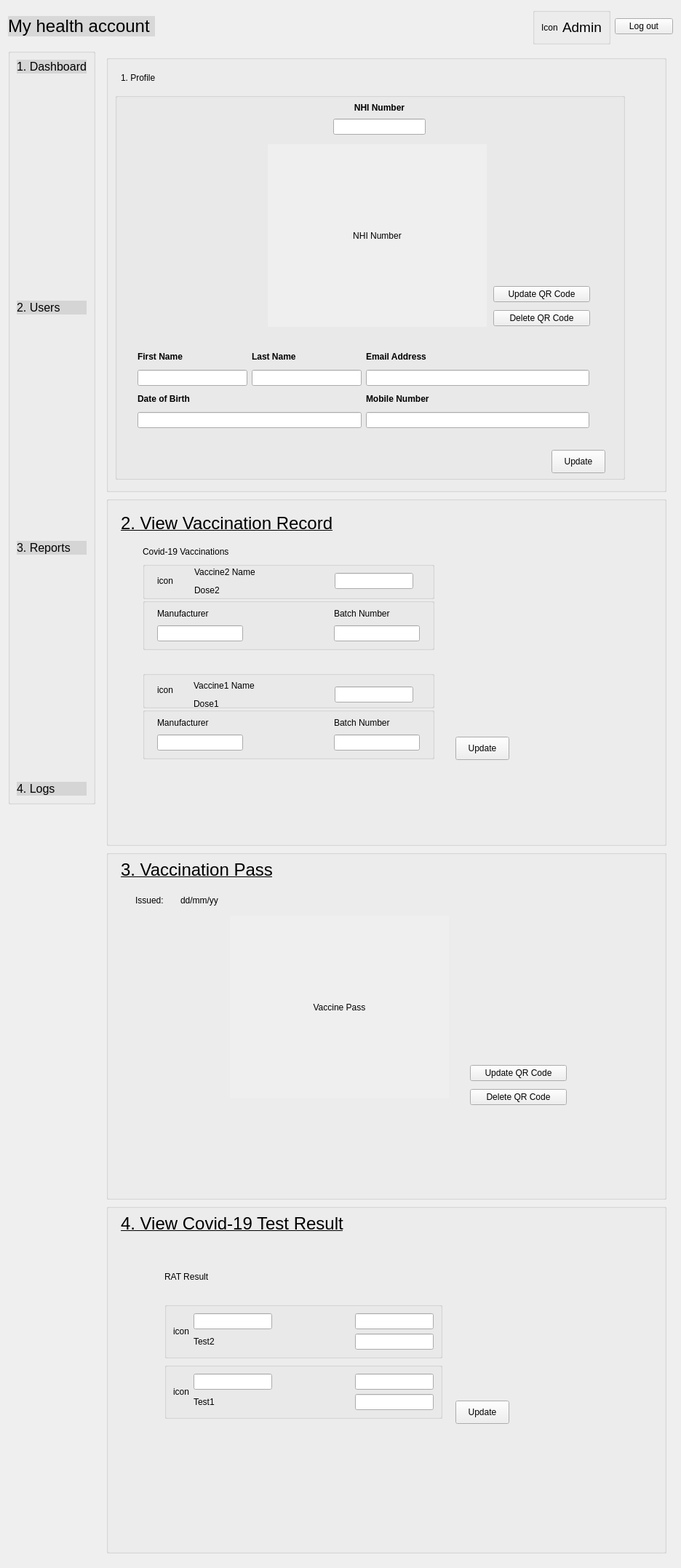
<?xml version="1.0" encoding="UTF-8"?>
<ui version="4.0">
 <class>AdminUserDetail3</class>
 <widget class="QDialog" name="AdminUserDetail3">
  <property name="geometry">
   <rect>
    <x>0</x>
    <y>0</y>
    <width>936</width>
    <height>2154</height>
   </rect>
  </property>
  <property name="windowTitle">
   <string>Dialog</string>
  </property>
  <layout class="QGridLayout" name="gridLayout">
   <item row="0" column="0" colspan="2">
    <layout class="QHBoxLayout" name="horizontalLayout_3">
     <item>
      <widget class="QPushButton" name="pushButtonMyHealthAccount">
       <property name="styleSheet">
        <string notr="true">QPushButton {
	background-color: rgb(0, 0, 0,0.1); 
	border: none; 
	color: rgb(0, 0, 0); 
	font: 24px;
	text-align: left;
} 

</string>
       </property>
       <property name="text">
        <string>My health account </string>
       </property>
      </widget>
     </item>
     <item>
      <spacer name="horizontalSpacer">
       <property name="orientation">
        <enum>Qt::Horizontal</enum>
       </property>
       <property name="sizeHint" stdset="0">
        <size>
         <width>188</width>
         <height>20</height>
        </size>
       </property>
      </spacer>
     </item>
     <item>
      <widget class="QGroupBox" name="groupBox_6">
       <property name="title">
        <string/>
       </property>
       <layout class="QHBoxLayout" name="horizontalLayout_2">
        <item>
         <layout class="QHBoxLayout" name="horizontalLayout">
          <item>
           <widget class="QLabel" name="labelIconUser">
            <property name="text">
             <string>Icon</string>
            </property>
           </widget>
          </item>
          <item>
           <widget class="QLabel" name="label_17">
            <property name="font">
             <font>
              <family>.AppleSystemUIFont</family>
              <pointsize>14</pointsize>
              <italic>false</italic>
              <bold>false</bold>
             </font>
            </property>
            <property name="styleSheet">
             <string notr="true">font: 14pt &quot;.AppleSystemUIFont&quot;;</string>
            </property>
            <property name="text">
             <string>Admin</string>
            </property>
           </widget>
          </item>
         </layout>
        </item>
       </layout>
      </widget>
     </item>
     <item>
      <widget class="QPushButton" name="pushButtonLogout">
       <property name="text">
        <string>Log out</string>
       </property>
      </widget>
     </item>
    </layout>
   </item>
   <item row="1" column="0">
    <layout class="QVBoxLayout" name="verticalLayout_2">
     <item>
      <widget class="QGroupBox" name="groupBox_2">
       <property name="title">
        <string/>
       </property>
       <layout class="QVBoxLayout" name="verticalLayout">
        <item>
         <widget class="QPushButton" name="pushButtonDashboard">
          <property name="styleSheet">
           <string notr="true">QPushButton {
	background-color: rgb(0, 0, 0,0.1); 
	border: none; 
	color: rgb(0, 0, 0); 
	font: 16px;
	text-align: left;
} 

QPushButton:hover { 
	background-color: rgb(0, 0, 0, 0.1); 
	border: none; 
	color: rgb(0, 43, 255); 
}
</string>
          </property>
          <property name="text">
           <string>1. Dashboard</string>
          </property>
         </widget>
        </item>
        <item>
         <spacer name="verticalSpacer_4">
          <property name="orientation">
           <enum>Qt::Vertical</enum>
          </property>
          <property name="sizeHint" stdset="0">
           <size>
            <width>20</width>
            <height>13</height>
           </size>
          </property>
         </spacer>
        </item>
        <item>
         <widget class="QPushButton" name="pushButtonUsers">
          <property name="styleSheet">
           <string notr="true">QPushButton {
	background-color: rgb(0, 0, 0,0.1); 
	border: none; 
	color: rgb(0, 0, 0); 
	font: 16px;
	text-align: left;
} 

QPushButton:hover { 
	background-color: rgb(0, 0, 0, 0.1); 
	border: none; 
	color: rgb(0, 43, 255); 
}
</string>
          </property>
          <property name="text">
           <string>2. Users</string>
          </property>
         </widget>
        </item>
        <item>
         <spacer name="verticalSpacer_5">
          <property name="orientation">
           <enum>Qt::Vertical</enum>
          </property>
          <property name="sizeHint" stdset="0">
           <size>
            <width>20</width>
            <height>13</height>
           </size>
          </property>
         </spacer>
        </item>
        <item>
         <widget class="QPushButton" name="pushButtonReports">
          <property name="styleSheet">
           <string notr="true">QPushButton {
	background-color: rgb(0, 0, 0,0.1); 
	border: none; 
	color: rgb(0, 0, 0); 
	font: 16px;
	text-align: left;
} 

QPushButton:hover { 
	background-color: rgb(0, 0, 0, 0.1); 
	border: none; 
	color: rgb(0, 43, 255); 
}
</string>
          </property>
          <property name="text">
           <string>3. Reports</string>
          </property>
         </widget>
        </item>
        <item>
         <spacer name="verticalSpacer_6">
          <property name="orientation">
           <enum>Qt::Vertical</enum>
          </property>
          <property name="sizeHint" stdset="0">
           <size>
            <width>20</width>
            <height>13</height>
           </size>
          </property>
         </spacer>
        </item>
        <item>
         <widget class="QPushButton" name="pushButtonLogs">
          <property name="styleSheet">
           <string notr="true">QPushButton {
	background-color: rgb(0, 0, 0,0.1); 
	border: none; 
	color: rgb(0, 0, 0); 
	font: 16px;
	text-align: left;
} 

QPushButton:hover { 
	background-color: rgb(0, 0, 0, 0.1); 
	border: none; 
	color: rgb(0, 43, 255); 
}
</string>
          </property>
          <property name="text">
           <string>4. Logs</string>
          </property>
         </widget>
        </item>
       </layout>
      </widget>
     </item>
     <item>
      <spacer name="verticalSpacer">
       <property name="orientation">
        <enum>Qt::Vertical</enum>
       </property>
       <property name="sizeHint" stdset="0">
        <size>
         <width>20</width>
         <height>138</height>
        </size>
       </property>
      </spacer>
     </item>
    </layout>
   </item>
   <item row="1" column="1">
    <widget class="QScrollArea" name="scrollArea">
     <property name="frameShape">
      <enum>QFrame::NoFrame</enum>
     </property>
     <property name="widgetResizable">
      <bool>true</bool>
     </property>
     <widget class="QWidget" name="scrollAreaWidgetContents">
      <property name="geometry">
       <rect>
        <x>0</x>
        <y>0</y>
        <width>780</width>
        <height>2059</height>
       </rect>
      </property>
      <layout class="QGridLayout" name="gridLayout_2">
       <item row="2" column="0">
        <widget class="QGroupBox" name="groupBox_3">
         <property name="minimumSize">
          <size>
           <width>500</width>
           <height>400</height>
          </size>
         </property>
         <property name="title">
          <string/>
         </property>
         <widget class="QWidget" name="layoutWidget_4">
          <property name="geometry">
           <rect>
            <x>20</x>
            <y>10</y>
            <width>662</width>
            <height>34</height>
           </rect>
          </property>
          <layout class="QHBoxLayout" name="horizontalLayout_7">
           <item>
            <widget class="QLabel" name="label_13">
             <property name="font">
              <font>
               <family>.AppleSystemUIFont</family>
               <pointsize>18</pointsize>
               <italic>false</italic>
               <bold>false</bold>
               <underline>true</underline>
              </font>
             </property>
             <property name="styleSheet">
              <string notr="true">font: 18pt &quot;.AppleSystemUIFont&quot;;</string>
             </property>
             <property name="text">
              <string>3. Vaccination Pass</string>
             </property>
            </widget>
           </item>
           <item>
            <spacer name="horizontalSpacer_4">
             <property name="orientation">
              <enum>Qt::Horizontal</enum>
             </property>
             <property name="sizeHint" stdset="0">
              <size>
               <width>348</width>
               <height>20</height>
              </size>
             </property>
            </spacer>
           </item>
          </layout>
         </widget>
         <widget class="QLabel" name="labelVaccinePass">
          <property name="geometry">
           <rect>
            <x>170</x>
            <y>90</y>
            <width>301</width>
            <height>251</height>
           </rect>
          </property>
          <property name="autoFillBackground">
           <bool>true</bool>
          </property>
          <property name="text">
           <string>Vaccine Pass</string>
          </property>
          <property name="alignment">
           <set>Qt::AlignCenter</set>
          </property>
         </widget>
         <widget class="QWidget" name="layoutWidget">
          <property name="geometry">
           <rect>
            <x>40</x>
            <y>60</y>
            <width>117</width>
            <height>18</height>
           </rect>
          </property>
          <layout class="QHBoxLayout" name="horizontalLayout_4">
           <item>
            <widget class="QLabel" name="label">
             <property name="text">
              <string>Issued: </string>
             </property>
            </widget>
           </item>
           <item>
            <widget class="QLabel" name="label_7">
             <property name="text">
              <string>dd/mm/yy</string>
             </property>
            </widget>
           </item>
          </layout>
         </widget>
         <widget class="QWidget" name="layoutWidget">
          <property name="geometry">
           <rect>
            <x>500</x>
            <y>290</y>
            <width>133</width>
            <height>66</height>
           </rect>
          </property>
          <layout class="QVBoxLayout" name="verticalLayout_23">
           <item>
            <widget class="QPushButton" name="pushButtonUpdateQRVaccinePass">
             <property name="text">
              <string>Update QR Code</string>
             </property>
            </widget>
           </item>
           <item>
            <widget class="QPushButton" name="pushButtonDeleteQRVaccinePass">
             <property name="text">
              <string>Delete QR Code</string>
             </property>
            </widget>
           </item>
          </layout>
         </widget>
        </widget>
       </item>
       <item row="3" column="0">
        <widget class="QGroupBox" name="groupBox_7">
         <property name="minimumSize">
          <size>
           <width>500</width>
           <height>350</height>
          </size>
         </property>
         <property name="title">
          <string/>
         </property>
         <widget class="QWidget" name="layoutWidget_5">
          <property name="geometry">
           <rect>
            <x>20</x>
            <y>10</y>
            <width>662</width>
            <height>34</height>
           </rect>
          </property>
          <layout class="QHBoxLayout" name="horizontalLayout_8">
           <item>
            <widget class="QLabel" name="label_15">
             <property name="font">
              <font>
               <family>.AppleSystemUIFont</family>
               <pointsize>18</pointsize>
               <italic>false</italic>
               <bold>false</bold>
               <underline>true</underline>
              </font>
             </property>
             <property name="styleSheet">
              <string notr="true">font: 18pt &quot;.AppleSystemUIFont&quot;;</string>
             </property>
             <property name="text">
              <string>4. View Covid-19 Test Result</string>
             </property>
            </widget>
           </item>
           <item>
            <spacer name="horizontalSpacer_5">
             <property name="orientation">
              <enum>Qt::Horizontal</enum>
             </property>
             <property name="sizeHint" stdset="0">
              <size>
               <width>348</width>
               <height>20</height>
              </size>
             </property>
            </spacer>
           </item>
          </layout>
         </widget>
         <widget class="QWidget" name="layoutWidget">
          <property name="geometry">
           <rect>
            <x>80</x>
            <y>70</y>
            <width>382</width>
            <height>225</height>
           </rect>
          </property>
          <layout class="QVBoxLayout" name="verticalLayout_11">
           <item>
            <widget class="QLabel" name="label_12">
             <property name="styleSheet">
              <string notr="true">font: 16pt &quot;.AppleSystemUIFont&quot;;</string>
             </property>
             <property name="text">
              <string>RAT Result</string>
             </property>
            </widget>
           </item>
           <item>
            <widget class="QGroupBox" name="groupBox_9">
             <property name="title">
              <string/>
             </property>
             <layout class="QGridLayout" name="gridLayout_4">
              <item row="0" column="0">
               <widget class="QLabel" name="labelRATKitImage1">
                <property name="text">
                 <string>icon</string>
                </property>
               </widget>
              </item>
              <item row="0" column="1">
               <layout class="QHBoxLayout" name="horizontalLayout_16">
                <item>
                 <layout class="QVBoxLayout" name="verticalLayout_17">
                  <item>
                   <widget class="QLineEdit" name="lineEditRAT2Name"/>
                  </item>
                  <item>
                   <widget class="QLabel" name="label_9">
                    <property name="text">
                     <string>Test2</string>
                    </property>
                   </widget>
                  </item>
                 </layout>
                </item>
                <item>
                 <spacer name="horizontalSpacer_12">
                  <property name="orientation">
                   <enum>Qt::Horizontal</enum>
                  </property>
                  <property name="sizeHint" stdset="0">
                   <size>
                    <width>40</width>
                    <height>20</height>
                   </size>
                  </property>
                 </spacer>
                </item>
                <item>
                 <layout class="QVBoxLayout" name="verticalLayout_18">
                  <item>
                   <widget class="QLineEdit" name="lineEditRAT2Date"/>
                  </item>
                  <item>
                   <widget class="QLineEdit" name="lineEditRAT2Result"/>
                  </item>
                 </layout>
                </item>
               </layout>
              </item>
             </layout>
            </widget>
           </item>
           <item>
            <widget class="QGroupBox" name="groupBox_12">
             <property name="title">
              <string/>
             </property>
             <layout class="QGridLayout" name="gridLayout_5">
              <item row="0" column="0">
               <widget class="QLabel" name="labelRATKitImage2">
                <property name="text">
                 <string>icon</string>
                </property>
               </widget>
              </item>
              <item row="0" column="1">
               <layout class="QHBoxLayout" name="horizontalLayout_17">
                <item>
                 <layout class="QVBoxLayout" name="verticalLayout_19">
                  <item>
                   <widget class="QLineEdit" name="lineEditRAT1Name"/>
                  </item>
                  <item>
                   <widget class="QLabel" name="label_16">
                    <property name="text">
                     <string>Test1</string>
                    </property>
                   </widget>
                  </item>
                 </layout>
                </item>
                <item>
                 <spacer name="horizontalSpacer_13">
                  <property name="orientation">
                   <enum>Qt::Horizontal</enum>
                  </property>
                  <property name="sizeHint" stdset="0">
                   <size>
                    <width>40</width>
                    <height>20</height>
                   </size>
                  </property>
                 </spacer>
                </item>
                <item>
                 <layout class="QVBoxLayout" name="verticalLayout_20">
                  <item>
                   <widget class="QLineEdit" name="lineEditRAT1Date"/>
                  </item>
                  <item>
                   <widget class="QLineEdit" name="lineEditRAT1Result"/>
                  </item>
                 </layout>
                </item>
               </layout>
              </item>
             </layout>
            </widget>
           </item>
          </layout>
         </widget>
         <widget class="QPushButton" name="pushButtonUpdate3">
          <property name="geometry">
           <rect>
            <x>480</x>
            <y>270</y>
            <width>74</width>
            <height>32</height>
           </rect>
          </property>
          <property name="text">
           <string>Update</string>
          </property>
         </widget>
        </widget>
       </item>
       <item row="0" column="0">
        <widget class="QGroupBox" name="groupBox">
         <property name="minimumSize">
          <size>
           <width>500</width>
           <height>600</height>
          </size>
         </property>
         <property name="title">
          <string/>
         </property>
         <widget class="QGroupBox" name="groupBox_4">
          <property name="geometry">
           <rect>
            <x>12</x>
            <y>52</y>
            <width>701</width>
            <height>531</height>
           </rect>
          </property>
          <property name="title">
           <string/>
          </property>
          <widget class="QLabel" name="labelQRCode">
           <property name="geometry">
            <rect>
             <x>210</x>
             <y>70</y>
             <width>301</width>
             <height>251</height>
            </rect>
           </property>
           <property name="autoFillBackground">
            <bool>true</bool>
           </property>
           <property name="text">
            <string>NHI Number</string>
           </property>
           <property name="alignment">
            <set>Qt::AlignCenter</set>
           </property>
          </widget>
          <widget class="QPushButton" name="pushButtonUpdate">
           <property name="geometry">
            <rect>
             <x>600</x>
             <y>490</y>
             <width>74</width>
             <height>32</height>
            </rect>
           </property>
           <property name="text">
            <string>Update</string>
           </property>
          </widget>
          <widget class="QWidget" name="layoutWidget">
           <property name="geometry">
            <rect>
             <x>300</x>
             <y>10</y>
             <width>127</width>
             <height>47</height>
            </rect>
           </property>
           <layout class="QVBoxLayout" name="verticalLayout_7">
            <item>
             <widget class="QLabel" name="labelNHINumberTitle">
              <property name="font">
               <font>
                <bold>true</bold>
               </font>
              </property>
              <property name="text">
               <string>NHI Number</string>
              </property>
              <property name="alignment">
               <set>Qt::AlignCenter</set>
              </property>
             </widget>
            </item>
            <item>
             <widget class="QLineEdit" name="lineEditNHINumber"/>
            </item>
           </layout>
          </widget>
          <widget class="QLabel" name="label_10">
           <property name="geometry">
            <rect>
             <x>201</x>
             <y>721</y>
             <width>37</width>
             <height>16</height>
            </rect>
           </property>
           <property name="font">
            <font>
             <bold>true</bold>
            </font>
           </property>
           <property name="text">
            <string>Name</string>
           </property>
          </widget>
          <widget class="QWidget" name="layoutWidget">
           <property name="geometry">
            <rect>
             <x>31</x>
             <y>350</y>
             <width>621</width>
             <height>110</height>
            </rect>
           </property>
           <layout class="QHBoxLayout" name="horizontalLayout_13">
            <item>
             <layout class="QVBoxLayout" name="verticalLayout_14">
              <item>
               <layout class="QHBoxLayout" name="horizontalLayout_5">
                <item>
                 <layout class="QVBoxLayout" name="verticalLayout_13">
                  <item>
                   <widget class="QLabel" name="label_2">
                    <property name="font">
                     <font>
                      <bold>true</bold>
                     </font>
                    </property>
                    <property name="text">
                     <string>First Name</string>
                    </property>
                   </widget>
                  </item>
                  <item>
                   <widget class="QLineEdit" name="lineEditFirstName"/>
                  </item>
                 </layout>
                </item>
                <item>
                 <layout class="QVBoxLayout" name="verticalLayout_3">
                  <item>
                   <widget class="QLabel" name="label_18">
                    <property name="font">
                     <font>
                      <bold>true</bold>
                     </font>
                    </property>
                    <property name="text">
                     <string>Last Name</string>
                    </property>
                   </widget>
                  </item>
                  <item>
                   <widget class="QLineEdit" name="lineEditLastName"/>
                  </item>
                 </layout>
                </item>
               </layout>
              </item>
              <item>
               <layout class="QVBoxLayout" name="verticalLayout_4">
                <item>
                 <widget class="QLabel" name="label_4">
                  <property name="font">
                   <font>
                    <bold>true</bold>
                   </font>
                  </property>
                  <property name="text">
                   <string>Date of Birth</string>
                  </property>
                 </widget>
                </item>
                <item>
                 <widget class="QLineEdit" name="lineEditBirthday"/>
                </item>
               </layout>
              </item>
             </layout>
            </item>
            <item>
             <layout class="QVBoxLayout" name="verticalLayout_21">
              <item>
               <layout class="QVBoxLayout" name="verticalLayout_5">
                <item>
                 <widget class="QLabel" name="label_3">
                  <property name="font">
                   <font>
                    <bold>true</bold>
                   </font>
                  </property>
                  <property name="text">
                   <string>Email Address</string>
                  </property>
                 </widget>
                </item>
                <item>
                 <widget class="QLineEdit" name="lineEditEmail"/>
                </item>
               </layout>
              </item>
              <item>
               <layout class="QVBoxLayout" name="verticalLayout_6">
                <item>
                 <widget class="QLabel" name="label_5">
                  <property name="font">
                   <font>
                    <bold>true</bold>
                   </font>
                  </property>
                  <property name="text">
                   <string>Mobile Number</string>
                  </property>
                 </widget>
                </item>
                <item>
                 <widget class="QLineEdit" name="lineEditPhone"/>
                </item>
               </layout>
              </item>
             </layout>
            </item>
           </layout>
          </widget>
          <widget class="QWidget" name="layoutWidget">
           <property name="geometry">
            <rect>
             <x>520</x>
             <y>260</y>
             <width>133</width>
             <height>66</height>
            </rect>
           </property>
           <layout class="QVBoxLayout" name="verticalLayout_22">
            <item>
             <widget class="QPushButton" name="pushButtonUpdateQRNHI">
              <property name="text">
               <string>Update QR Code</string>
              </property>
             </widget>
            </item>
            <item>
             <widget class="QPushButton" name="pushButtonDeletepushButtonQRNHI">
              <property name="text">
               <string>Delete QR Code</string>
              </property>
             </widget>
            </item>
           </layout>
          </widget>
         </widget>
         <widget class="QWidget" name="layoutWidget_3">
          <property name="geometry">
           <rect>
            <x>20</x>
            <y>20</y>
            <width>686</width>
            <height>22</height>
           </rect>
          </property>
          <layout class="QHBoxLayout" name="horizontalLayout_6">
           <item>
            <widget class="QLabel" name="labelDashboard_2">
             <property name="styleSheet">
              <string notr="true">font: 16pt &quot;.AppleSystemUIFont&quot;;</string>
             </property>
             <property name="text">
              <string>1. Profile</string>
             </property>
            </widget>
           </item>
           <item>
            <spacer name="horizontalSpacer_2">
             <property name="orientation">
              <enum>Qt::Horizontal</enum>
             </property>
             <property name="sizeHint" stdset="0">
              <size>
               <width>618</width>
               <height>20</height>
              </size>
             </property>
            </spacer>
           </item>
          </layout>
         </widget>
        </widget>
       </item>
       <item row="1" column="0">
        <widget class="QGroupBox" name="groupBox_5">
         <property name="minimumSize">
          <size>
           <width>500</width>
           <height>400</height>
          </size>
         </property>
         <property name="title">
          <string/>
         </property>
         <widget class="QWidget" name="layoutWidget_6">
          <property name="geometry">
           <rect>
            <x>20</x>
            <y>20</y>
            <width>701</width>
            <height>34</height>
           </rect>
          </property>
          <layout class="QHBoxLayout" name="horizontalLayout_9">
           <item>
            <widget class="QLabel" name="label_8">
             <property name="font">
              <font>
               <family>.AppleSystemUIFont</family>
               <pointsize>18</pointsize>
               <italic>false</italic>
               <bold>false</bold>
               <underline>true</underline>
              </font>
             </property>
             <property name="styleSheet">
              <string notr="true">font: 18pt &quot;.AppleSystemUIFont&quot;;</string>
             </property>
             <property name="text">
              <string>2. View Vaccination Record</string>
             </property>
            </widget>
           </item>
           <item>
            <spacer name="horizontalSpacer_3">
             <property name="orientation">
              <enum>Qt::Horizontal</enum>
             </property>
             <property name="sizeHint" stdset="0">
              <size>
               <width>268</width>
               <height>20</height>
              </size>
             </property>
            </spacer>
           </item>
          </layout>
         </widget>
         <widget class="QGroupBox" name="groupBox_10">
          <property name="geometry">
           <rect>
            <x>50</x>
            <y>90</y>
            <width>401</width>
            <height>51</height>
           </rect>
          </property>
          <property name="title">
           <string/>
          </property>
          <widget class="QLabel" name="labelIconVaccine1">
           <property name="geometry">
            <rect>
             <x>20</x>
             <y>5</y>
             <width>26</width>
             <height>41</height>
            </rect>
           </property>
           <property name="text">
            <string>icon</string>
           </property>
          </widget>
          <widget class="QWidget" name="layoutWidget">
           <property name="geometry">
            <rect>
             <x>71</x>
             <y>4</y>
             <width>301</width>
             <height>44</height>
            </rect>
           </property>
           <layout class="QHBoxLayout" name="horizontalLayout_12">
            <item>
             <layout class="QVBoxLayout" name="verticalLayout_8">
              <item>
               <widget class="QLabel" name="labelvaccine2Name">
                <property name="text">
                 <string>Vaccine2 Name</string>
                </property>
               </widget>
              </item>
              <item>
               <widget class="QLabel" name="label_6">
                <property name="text">
                 <string>Dose2</string>
                </property>
               </widget>
              </item>
             </layout>
            </item>
            <item>
             <spacer name="horizontalSpacer_7">
              <property name="orientation">
               <enum>Qt::Horizontal</enum>
              </property>
              <property name="sizeHint" stdset="0">
               <size>
                <width>58</width>
                <height>20</height>
               </size>
              </property>
             </spacer>
            </item>
            <item>
             <widget class="QLineEdit" name="lineEditDose2Date"/>
            </item>
           </layout>
          </widget>
         </widget>
         <widget class="QLabel" name="label_11">
          <property name="geometry">
           <rect>
            <x>50</x>
            <y>60</y>
            <width>201</width>
            <height>31</height>
           </rect>
          </property>
          <property name="styleSheet">
           <string notr="true">font: 16pt &quot;.AppleSystemUIFont&quot;;</string>
          </property>
          <property name="text">
           <string>Covid-19 Vaccinations</string>
          </property>
         </widget>
         <widget class="QGroupBox" name="groupBox_13">
          <property name="geometry">
           <rect>
            <x>50</x>
            <y>140</y>
            <width>401</width>
            <height>71</height>
           </rect>
          </property>
          <property name="title">
           <string/>
          </property>
          <widget class="QWidget" name="layoutWidget">
           <property name="geometry">
            <rect>
             <x>20</x>
             <y>10</y>
             <width>361</width>
             <height>49</height>
            </rect>
           </property>
           <layout class="QHBoxLayout" name="horizontalLayout_10">
            <item>
             <layout class="QVBoxLayout" name="verticalLayout_9">
              <item>
               <widget class="QLabel" name="label_19">
                <property name="text">
                 <string>Manufacturer</string>
                </property>
               </widget>
              </item>
              <item>
               <widget class="QLineEdit" name="lineEditDose2Manufacturer"/>
              </item>
             </layout>
            </item>
            <item>
             <spacer name="horizontalSpacer_6">
              <property name="orientation">
               <enum>Qt::Horizontal</enum>
              </property>
              <property name="sizeHint" stdset="0">
               <size>
                <width>40</width>
                <height>20</height>
               </size>
              </property>
             </spacer>
            </item>
            <item>
             <layout class="QVBoxLayout" name="verticalLayout_10">
              <item>
               <widget class="QLabel" name="label_20">
                <property name="text">
                 <string>Batch Number</string>
                </property>
               </widget>
              </item>
              <item>
               <widget class="QLineEdit" name="lineEditDose2BatchNumber"/>
              </item>
             </layout>
            </item>
           </layout>
          </widget>
         </widget>
         <widget class="QGroupBox" name="groupBox_11">
          <property name="geometry">
           <rect>
            <x>50</x>
            <y>240</y>
            <width>401</width>
            <height>51</height>
           </rect>
          </property>
          <property name="title">
           <string/>
          </property>
          <widget class="QLabel" name="labelIconVaccine2">
           <property name="geometry">
            <rect>
             <x>20</x>
             <y>5</y>
             <width>26</width>
             <height>41</height>
            </rect>
           </property>
           <property name="text">
            <string>icon</string>
           </property>
          </widget>
          <widget class="QWidget" name="layoutWidget">
           <property name="geometry">
            <rect>
             <x>70</x>
             <y>10</y>
             <width>302</width>
             <height>44</height>
            </rect>
           </property>
           <layout class="QHBoxLayout" name="horizontalLayout_11">
            <item>
             <layout class="QVBoxLayout" name="verticalLayout_12">
              <item>
               <widget class="QLabel" name="labelvaccine1Name">
                <property name="text">
                 <string>Vaccine1 Name</string>
                </property>
               </widget>
              </item>
              <item>
               <widget class="QLabel" name="label_14">
                <property name="text">
                 <string>Dose1</string>
                </property>
               </widget>
              </item>
             </layout>
            </item>
            <item>
             <spacer name="horizontalSpacer_10">
              <property name="orientation">
               <enum>Qt::Horizontal</enum>
              </property>
              <property name="sizeHint" stdset="0">
               <size>
                <width>68</width>
                <height>17</height>
               </size>
              </property>
             </spacer>
            </item>
            <item>
             <widget class="QLineEdit" name="lineEditDose1Date"/>
            </item>
           </layout>
          </widget>
         </widget>
         <widget class="QGroupBox" name="groupBox_14">
          <property name="geometry">
           <rect>
            <x>50</x>
            <y>290</y>
            <width>401</width>
            <height>71</height>
           </rect>
          </property>
          <property name="title">
           <string/>
          </property>
          <widget class="QWidget" name="layoutWidget_10">
           <property name="geometry">
            <rect>
             <x>20</x>
             <y>10</y>
             <width>361</width>
             <height>49</height>
            </rect>
           </property>
           <layout class="QHBoxLayout" name="horizontalLayout_15">
            <item>
             <layout class="QVBoxLayout" name="verticalLayout_15">
              <item>
               <widget class="QLabel" name="label_23">
                <property name="text">
                 <string>Manufacturer</string>
                </property>
               </widget>
              </item>
              <item>
               <widget class="QLineEdit" name="lineEditDose1Manufacturer"/>
              </item>
             </layout>
            </item>
            <item>
             <spacer name="horizontalSpacer_11">
              <property name="orientation">
               <enum>Qt::Horizontal</enum>
              </property>
              <property name="sizeHint" stdset="0">
               <size>
                <width>40</width>
                <height>20</height>
               </size>
              </property>
             </spacer>
            </item>
            <item>
             <layout class="QVBoxLayout" name="verticalLayout_16">
              <item>
               <widget class="QLabel" name="label_24">
                <property name="text">
                 <string>Batch Number</string>
                </property>
               </widget>
              </item>
              <item>
               <widget class="QLineEdit" name="lineEditDose1BatchNumber"/>
              </item>
             </layout>
            </item>
           </layout>
          </widget>
         </widget>
         <widget class="QPushButton" name="pushButtonUpdate2">
          <property name="geometry">
           <rect>
            <x>480</x>
            <y>330</y>
            <width>74</width>
            <height>32</height>
           </rect>
          </property>
          <property name="text">
           <string>Update</string>
          </property>
         </widget>
        </widget>
       </item>
      </layout>
     </widget>
    </widget>
   </item>
  </layout>
 </widget>
 <resources/>
 <connections/>
</ui>
